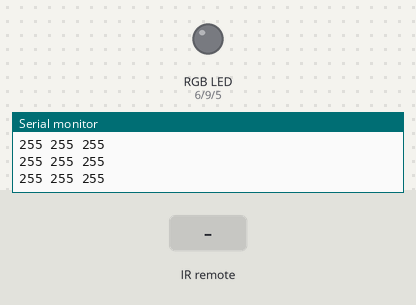
The sketch below on a simulated Arduino Uno, built with avr-gcc and run on an emulated ATmega328P. Shown: an RGB LED mixed from three pins (HIGH = lit), the last lines printed to the serial monitor. The inputs (shaded band) are chosen by the test bench. Dim RGB values are drawn brighter than linear.

Above: at 1.2 s.
1.3 s: infrared code 0xFF02FD received
At 2.4 s:
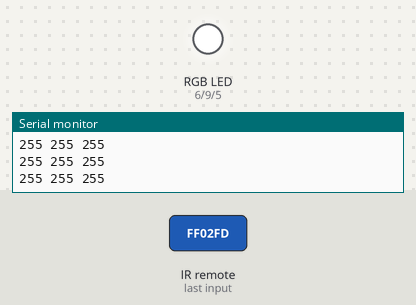
2.9 s: infrared code 0xFFB04F received
At 3.16 s:
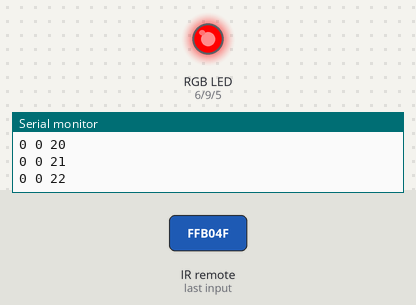
5.9 s: infrared code 0xFF8877 received
At 7.1 s:
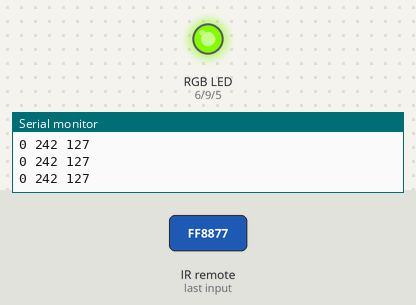
7.5 s: infrared code 0xFF28D7 received
At 8.4 s:
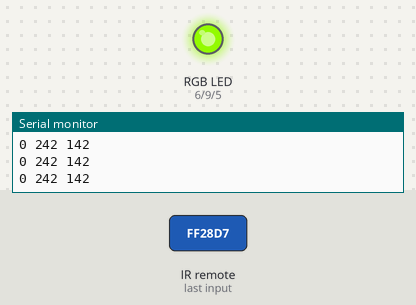
9.1 s: infrared code 0xFFA857 received
At 9.6 s:
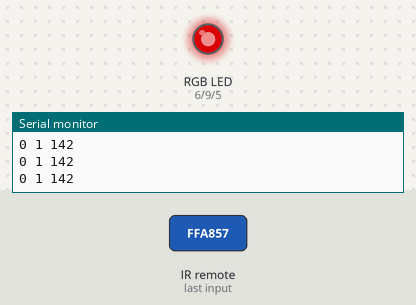
10.7 s: infrared code 0xFF6897 received
At 11.9 s:
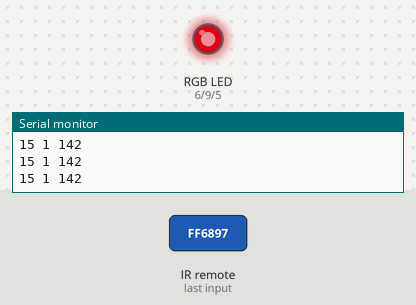
Timing chart, 0 to 13.3 s (numbered marks = the images above; inputs shaded):
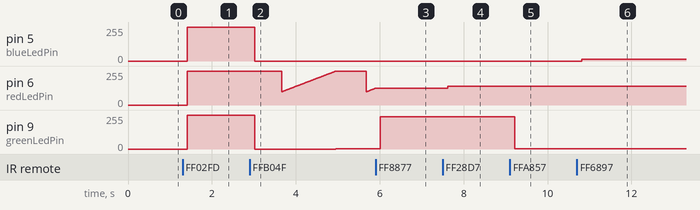

Measured:
- after the input at 1.3 s, pin 5 (blueLedPin), pin 6 (redLedPin), pin 9 (greenLedPin): 0/255 → 255/255 after 0.12 s
- after the input at 2.9 s, pin 5 (blueLedPin): 255/255 → 0/255 after 0.12 s; pin 6 (redLedPin): ramps from 99/255 to 254/255 and jumps back, once every 2.0 s; pin 9 (greenLedPin): 255/255 → 0/255 after 0.12 s, → 1/255 1.9 s later
- after the input at 5.9 s, pin 6 (redLedPin): goes on until 5.9 s, then stays 127/255; pin 9 (greenLedPin): 1/255 → 242/255 after 0.12 s
- after the input at 7.5 s, pin 6 (redLedPin): 127/255 → 142/255 after 0.12 s
- after the input at 9.1 s, pin 9 (greenLedPin): 242/255 → 1/255 after 0.12 s
- after the input at 10.7 s, pin 5 (blueLedPin): 0/255 → 15/255 after 0.11 s

The sketch:

LEDDriver.ino
```cpp
#include <IRremote.h>
#define repeat 0xFFFFFFFF
byte color[3] ={ 255, 255, 255};

byte redLedPin = 6;
byte greenLedPin = 9;
byte blueLedPin = 5;

long last;
boolean power = false;


byte RECV_PIN = 11;
IRrecv irrecv(RECV_PIN);
decode_results results;

void setup() {
  Serial.begin(9600);
  pinMode(redLedPin, OUTPUT);
  pinMode(greenLedPin, OUTPUT);
  irrecv.enableIRIn(); // Start the receiver
}

void loop() {
  Serial.print(color[2]);
  Serial.print(" ");
  Serial.print(color[1]);
  Serial.print(" ");
  Serial.print(color[0]);
  Serial.print("\n");
  controllLed();
  remote();
}
```

ledController.ino
```cpp
//method to control all(rgb)led brightness
boolean fg = true;
void controllLed() {
  if (power) {
    analogWrite(redLedPin, color[0]);
    analogWrite(greenLedPin, color[1]);
    analogWrite(blueLedPin, color[2]);
  }else {
    analogWrite(redLedPin, 0);
    analogWrite(greenLedPin, 0);
    analogWrite(blueLedPin, 0);
  }
}

void colorDown(byte i){
  if(color[i] == 0){
    return;
  }
     color[i] = color[i]-15;
}

void colorUp(byte i){
  if(color[i] == 255){
    return;
  }
     color[i] = color[i]+15;
}

void wave(){
  if(fg){
    color[0] = 0;
    color[1] = 0;
    color[2] = 0;
    fg=false;

  }
  color[0]= color[0]+1;

  if(color[0] == 255){
    color[1]= color[1]+1;
  }
  if(color[1] == 255){
    color[2]= color[2]+1;
  }
}
```

remote.ino
```cpp
void remote(){
  if (irrecv.decode(&results)) {
    if(results.value != repeat){
      last =  results.value;
    }
    if(results.value == repeat){
      results.value = last;
    }

    if(results.value == 0xFF02FD){
      if(power){
        power = false;
      }else{
        power =true;
      }
    }
    redLvl();
    greenLvl();
    blueLvl();


    Serial.println(results.value, HEX);
    irrecv.resume(); // Receive the next value
    delay(100);
  }
  if(results.value == 0xFFB04F){
      wave();

    }
}
```

remoteFunctions.ino
```cpp
void redLvl(){
  if(results.value == 0xFF08F7){  //Value for red-color-part down
      colorDown(0);                 //
    }                               //
    if(results.value == 0xFF28D7){
      colorUp(0);
    }
}

void greenLvl(){
  if(results.value == 0xFF8877){ //Value for green-color-part down
      colorDown(1);
    }
    if(results.value == 0xFFA857){
      colorUp(1);
    }
}

void blueLvl(){
  if(results.value == 0xFF48B7){ //Value for green-color-part down
      colorDown(2);
    }
    if(results.value == 0xFF6897){
      colorUp(2);
    }
}
```
